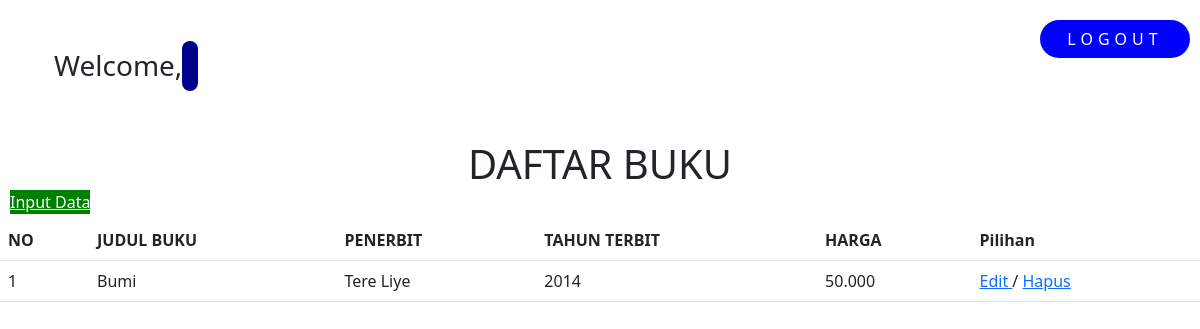
Page /viewbuku.php?cari=Bumi on the committed database.
### tables this page shows
CREATE TABLE `tbl_mahasiswa` (
  `npm` int(11) NOT NULL,
  `namaMhs` varchar(50) NOT NULL,
  `prodi` varchar(25) NOT NULL,
  `alamat` varchar(25) NOT NULL,
  `noHp` varchar(25) NOT NULL
);

### viewbuku.php (the view, shortened to what this page needs)
<?php
    include 'connection.php';
?>
<!doctype html>
<html lang="en">
<head>
  <link href="https://cdn.jsdelivr.net/npm/bootstrap@5.2.1/dist/css/bootstrap.min.css" rel="stylesheet"
>
    <link rel="stylesheet" href="https://cdn.jsdelivr.net/npm/bootstrap-icons@1.10.2/font/bootstrap-icons.css">
</head>
<body>
<div class="container">
<h3>Welcome,  <span><?=$_SESSION['name'];?></span></h3>
<a href="index.php" class="btn">LOGOUT</a>
</div>
<!DOCTYPE html>
<link href="https://cdn.jsdelivr.net/npm/bootstrap@5.0.2/dist/css/bootstrap.min.css" rel="stylesheet">
<html lang="en">
<head>
</head>
<body>
   <h1>DAFTAR BUKU</h1>
   <a href="inputbuku.php" class="btn1">Input Data</a>
   <br />
   <table class="table">
    <tr>
        <th>NO</th>
        <th>JUDUL BUKU</th>
        <th>PENERBIT</th>
        <th>TAHUN TERBIT</th>
        <th>HARGA</th>
        <th>Pilihan</th>
    </tr>
    <?php
    if(isset($_GET['cari'])){
        $cari = $_GET['cari'];
        $query = "SELECT * FROM tbl_mahasiswa WHERE namaMhs='$cari'";
    }else{
        $query = "SELECT * FROM tbl_mahasiswa ORDER BY npm ASC ";
    }
    $result = mysqli_query($conn,$query);
    while ($data = mysqli_fetch_assoc($result)) {
        echo "<tr>";
        echo "<td>$data[npm]</td>";
        echo "<td>$data[namaMhs]</td>";
        echo "<td>$data[prodi]</td>";
        echo "<td>$data[alamat]</td>";
        echo "<td>$data[noHp]</td>";
        echo '<td>
         <a href="editbuku.php?npm='.$data['npm'].'" >Edit </a> /
         <a href="hapusbuku.php?npm='.$data['npm'].'"
            onclick="return confirm(\'Anda Yakin Akan Menghapus Data?\')">Hapus</a>
        </td>';
        echo '</tr>';
        }
            ?>
        </table>
        <br><br>
    </body>
</html>

### viewbuku.php (style rules this page uses)
.container { min-height: 140px; width:200px; display: flex; justify-content: center; align-items: justify; flex-direction: column; padding: 8px; font-family: 'Segoe UI', Tahoma, Geneva, Verdana, sans-serif; }
.container span { background-color: darkblue; color: white; padding: 8px; margin: 5pxpx; border-radius: 8px; font-size: 25px; font-weight: 600; letter-spacing: 5px; text-transform: uppercase; }
.container .btn { margin-top: -30px; width: 150px; background-color: blue; color: white; font-weight: 500; letter-spacing: 5px; text-transform: uppercase; border-radius: 20px; }
.btn { position: fixed; top:50px; right:10px; }
.btn1 { position: fixed; top:200px; left:10px; margin-top: -10px; background-color: green; color: white; font-weight: 500; color: white; }
h1 { text-align: center; }

### rows in the picture
tbl_mahasiswa: npm "1", namaMhs "Bumi", prodi "Tere Liye", alamat "2014", noHp "50.000"
